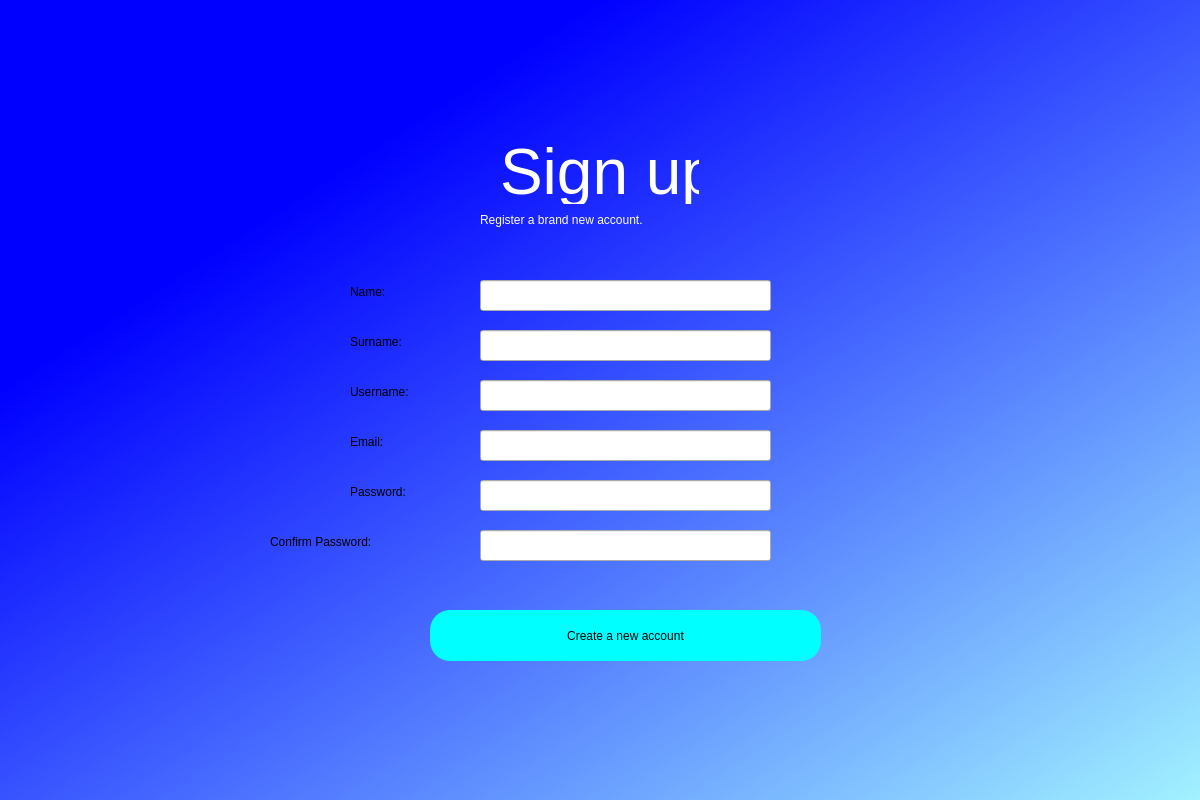
<?xml version="1.0" encoding="UTF-8"?>
<ui version="4.0">
 <class>Dialog</class>
 <widget class="QDialog" name="Dialog">
  <property name="geometry">
   <rect>
    <x>0</x>
    <y>0</y>
    <width>1200</width>
    <height>800</height>
   </rect>
  </property>
  <property name="windowTitle">
   <string>Dialog</string>
  </property>
  <widget class="QWidget" name="widget" native="true">
   <property name="geometry">
    <rect>
     <x>-50</x>
     <y>-40</y>
     <width>1801</width>
     <height>1181</height>
    </rect>
   </property>
   <property name="styleSheet">
    <string notr="true">QWidget#widget{
background-color: qlineargradient(spread:pad, x1:0.194, y1:0.198864, x2:0.776, y2:0.784455, stop:0 rgba(0, 0, 255, 255), stop:0.915423 rgba(170, 255, 255, 255));}</string>
   </property>
   <widget class="QLabel" name="title2">
    <property name="geometry">
     <rect>
      <x>550</x>
      <y>180</y>
      <width>199</width>
      <height>64</height>
     </rect>
    </property>
    <property name="font">
     <font>
      <family>MS UI Gothic</family>
      <pointsize>48</pointsize>
      <weight>50</weight>
      <italic>false</italic>
      <bold>false</bold>
     </font>
    </property>
    <property name="styleSheet">
     <string notr="true">color: rgb(255, 255, 255);
font: 48pt &quot;MS UI Gothic&quot;;</string>
    </property>
    <property name="text">
     <string>Sign up</string>
    </property>
   </widget>
   <widget class="QLabel" name="text">
    <property name="geometry">
     <rect>
      <x>530</x>
      <y>250</y>
      <width>247</width>
      <height>19</height>
     </rect>
    </property>
    <property name="styleSheet">
     <string notr="true">color: rgb(255, 255, 255);
font: 14pt &quot;MS UI Gothic&quot;;</string>
    </property>
    <property name="text">
     <string>Register a brand new account.</string>
    </property>
   </widget>
   <widget class="QPushButton" name="create_button">
    <property name="geometry">
     <rect>
      <x>480</x>
      <y>650</y>
      <width>391</width>
      <height>51</height>
     </rect>
    </property>
    <property name="styleSheet">
     <string notr="true">border-radius:20px;
font: 18pt &quot;MS UI Gothic&quot;;
background-color: rgb(0, 255, 255);</string>
    </property>
    <property name="text">
     <string>Create a new account</string>
    </property>
   </widget>
   <widget class="QLabel" name="label">
    <property name="geometry">
     <rect>
      <x>400</x>
      <y>320</y>
      <width>61</width>
      <height>24</height>
     </rect>
    </property>
    <property name="styleSheet">
     <string notr="true">font: 18pt &quot;MS UI Gothic&quot;;</string>
    </property>
    <property name="text">
     <string>Name:</string>
    </property>
   </widget>
   <widget class="QLineEdit" name="name_line">
    <property name="geometry">
     <rect>
      <x>530</x>
      <y>320</y>
      <width>291</width>
      <height>31</height>
     </rect>
    </property>
    <property name="styleSheet">
     <string notr="true">font: 12pt &quot;MS Shell Dlg 2&quot;;</string>
    </property>
   </widget>
   <widget class="QLabel" name="label_2">
    <property name="geometry">
     <rect>
      <x>400</x>
      <y>370</y>
      <width>92</width>
      <height>24</height>
     </rect>
    </property>
    <property name="styleSheet">
     <string notr="true">font: 18pt &quot;MS UI Gothic&quot;;</string>
    </property>
    <property name="text">
     <string>Surname:</string>
    </property>
   </widget>
   <widget class="QLineEdit" name="surname_line">
    <property name="geometry">
     <rect>
      <x>530</x>
      <y>370</y>
      <width>291</width>
      <height>31</height>
     </rect>
    </property>
    <property name="styleSheet">
     <string notr="true">font: 12pt &quot;MS Shell Dlg 2&quot;;</string>
    </property>
   </widget>
   <widget class="QLabel" name="informative_text_3">
    <property name="geometry">
     <rect>
      <x>480</x>
      <y>620</y>
      <width>371</width>
      <height>16</height>
     </rect>
    </property>
    <property name="styleSheet">
     <string notr="true">color: rgb(255, 0, 0);
font: 75 12pt &quot;MS Shell Dlg 2&quot;;</string>
    </property>
    <property name="text">
     <string/>
    </property>
   </widget>
   <widget class="QLineEdit" name="username_line_2">
    <property name="geometry">
     <rect>
      <x>530</x>
      <y>420</y>
      <width>291</width>
      <height>31</height>
     </rect>
    </property>
    <property name="styleSheet">
     <string notr="true">font: 12pt &quot;MS Shell Dlg 2&quot;;</string>
    </property>
   </widget>
   <widget class="QLineEdit" name="email_line">
    <property name="geometry">
     <rect>
      <x>530</x>
      <y>470</y>
      <width>291</width>
      <height>31</height>
     </rect>
    </property>
    <property name="styleSheet">
     <string notr="true">font: 12pt &quot;MS Shell Dlg 2&quot;;</string>
    </property>
   </widget>
   <widget class="QLineEdit" name="password_line_2">
    <property name="geometry">
     <rect>
      <x>530</x>
      <y>520</y>
      <width>291</width>
      <height>31</height>
     </rect>
    </property>
    <property name="styleSheet">
     <string notr="true">font: 12pt &quot;MS Shell Dlg 2&quot;;</string>
    </property>
   </widget>
   <widget class="QLabel" name="label_3">
    <property name="geometry">
     <rect>
      <x>400</x>
      <y>420</y>
      <width>104</width>
      <height>24</height>
     </rect>
    </property>
    <property name="styleSheet">
     <string notr="true">font: 18pt &quot;MS UI Gothic&quot;;</string>
    </property>
    <property name="text">
     <string>Username:</string>
    </property>
   </widget>
   <widget class="QLabel" name="label_4">
    <property name="geometry">
     <rect>
      <x>400</x>
      <y>470</y>
      <width>92</width>
      <height>24</height>
     </rect>
    </property>
    <property name="styleSheet">
     <string notr="true">font: 18pt &quot;MS UI Gothic&quot;;</string>
    </property>
    <property name="text">
     <string>Email:</string>
    </property>
   </widget>
   <widget class="QLabel" name="label_5">
    <property name="geometry">
     <rect>
      <x>400</x>
      <y>520</y>
      <width>101</width>
      <height>24</height>
     </rect>
    </property>
    <property name="styleSheet">
     <string notr="true">font: 18pt &quot;MS UI Gothic&quot;;</string>
    </property>
    <property name="text">
     <string>Password:</string>
    </property>
   </widget>
   <widget class="QLabel" name="label_6">
    <property name="geometry">
     <rect>
      <x>320</x>
      <y>570</y>
      <width>186</width>
      <height>24</height>
     </rect>
    </property>
    <property name="styleSheet">
     <string notr="true">font: 18pt &quot;MS UI Gothic&quot;;</string>
    </property>
    <property name="text">
     <string>Confirm Password:</string>
    </property>
   </widget>
   <widget class="QLineEdit" name="password_line_3">
    <property name="geometry">
     <rect>
      <x>530</x>
      <y>570</y>
      <width>291</width>
      <height>31</height>
     </rect>
    </property>
    <property name="styleSheet">
     <string notr="true">font: 12pt &quot;MS Shell Dlg 2&quot;;</string>
    </property>
   </widget>
  </widget>
 </widget>
 <resources/>
 <connections/>
</ui>
